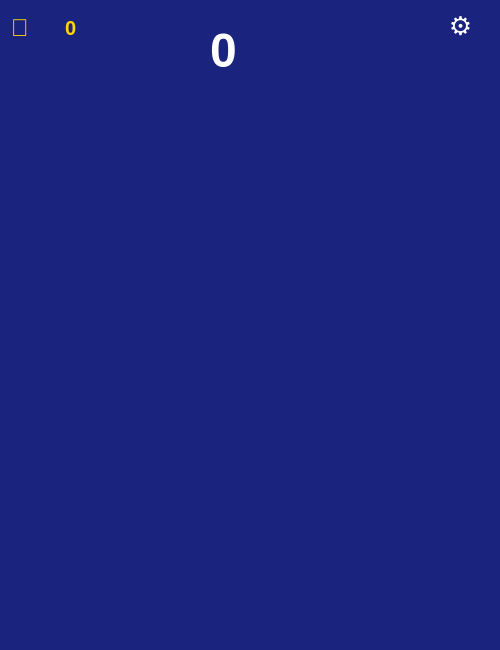
<?xml version="1.0" encoding="UTF-8"?>
<ui version="4.0">
 <class>GameWindow</class>
 <widget class="QWidget" name="GameWindow">
  <property name="geometry">
   <rect>
    <x>0</x>
    <y>0</y>
    <width>500</width>
    <height>650</height>
   </rect>
  </property>
  <property name="windowTitle">
   <string>Form</string>
  </property>
  <property name="styleSheet">
   <string notr="true">background-color: #1A237E;</string>
  </property>
  <widget class="QPushButton" name="settingsButton">
   <property name="geometry">
    <rect>
     <x>440</x>
     <y>10</y>
     <width>41</width>
     <height>31</height>
    </rect>
   </property>
   <property name="styleSheet">
    <string notr="true">QPushButton {
    background: transparent;
    color: white;
    font-size: 26px;
    border: none;
}
QPushButton:hover {
    color: #FFD600;
}</string>
   </property>
   <property name="text">
    <string>⚙</string>
   </property>
  </widget>
  <widget class="QWidget" name="layoutWidget">
   <property name="geometry">
    <rect>
     <x>11</x>
     <y>11</y>
     <width>101</width>
     <height>34</height>
    </rect>
   </property>
   <layout class="QHBoxLayout" name="horizontalLayout">
    <item>
     <widget class="QLabel" name="bestIconLabel">
      <property name="styleSheet">
       <string notr="true">font-size: 24px;
color: #FFD600;</string>
      </property>
      <property name="text">
       <string>👑</string>
      </property>
     </widget>
    </item>
    <item>
     <widget class="QLabel" name="bestScoreLabel">
      <property name="styleSheet">
       <string notr="true">font-size: 20px;
font-weight: bold;
color: #FFD600;</string>
      </property>
      <property name="text">
       <string>0</string>
      </property>
     </widget>
    </item>
   </layout>
  </widget>
  <widget class="QLabel" name="scoreLabel">
   <property name="geometry">
    <rect>
     <x>210</x>
     <y>20</y>
     <width>91</width>
     <height>61</height>
    </rect>
   </property>
   <property name="styleSheet">
    <string notr="true">font-size: 48px;
font-weight: bold;
color: white;</string>
   </property>
   <property name="text">
    <string>0</string>
   </property>
  </widget>
 </widget>
 <resources/>
 <connections/>
</ui>
